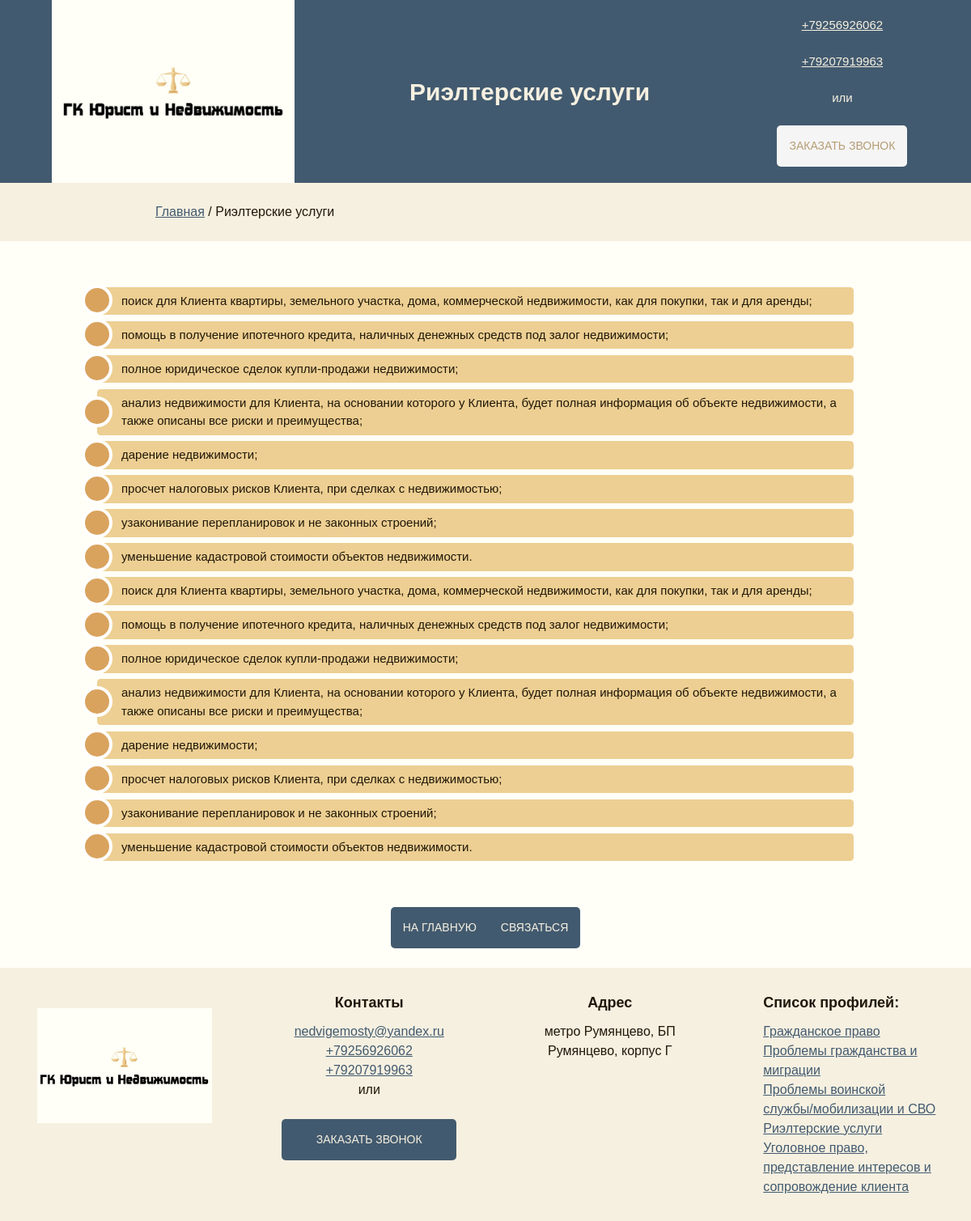
Page /estate.php on the committed database.
### tables this page shows
CREATE TABLE `content` (
  `id` int NOT NULL,
  `header_id` int DEFAULT NULL,
  `content` text
);

### estate.php (the view, shortened to what this page needs)
<!DOCTYPE html>
<html>
	<head>
		<link rel="stylesheet" href="css/style.css">
 	</head>
	<body>
		<?php $title = "Риэлтерские услуги";
		include "header.php";
		?>
		<div class="breadcrumbs_inner color3">
			<a class="dark" href="index.php">Главная</a> / Риэлтерские услуги
		</div>
		<div class="main_inner">
			<ol class="list">
				<?php
					include "php/bd.php";
					$id = 4;
					$query = "SELECT * FROM content WHERE header_id = $id";
					$rez = mysqli_query($db, $query);
					while ($mas = mysqli_fetch_array($rez))
					{
						echo "<li>{$mas['content']}</li>";
					}
				?>
			</ol>
			<br>
			<div class="center button_container flex_container">
				<div><button class="left_corners" onclick="location.href='index.php'">На главную</button></div>
				<div><button class="right_corners" onclick="location.href='contacts.html'">Связаться</button></div>
			</div>
		</div>
	</body>
</html>

### css/style.css (style rules this page uses)
* { margin: 0; padding: 0; -webkit-box-sizing: border-box; -moz-box-sizing: border-box; box-sizing: border-box; font-family: Trebuchet MS, sans-serif; line-height: 150%; }
html, body, table { height: 100%; width: 100%; }
html { background: #FFFFF7; color: #201708; }
.color3 { background: #F6F0E1; }
a:link, a:visited { color: #F6F0E1; }
a.dark:link, a.dark:visited { color: #425A6F; }
.center { text-align: center; }
.left { text-align: left; }
.bigger_text { font-size: 18px; font-weight: bold; }
.breadcrumbs_inner { padding: 2% 16% 2% 16%; }
.flex_container { display: flex; flex-wrap: wrap; }
.padding15 { padding: 15px; }
.all_corners { border-radius: 5px; }
.left_corners { border-top-left-radius: 5px; border-bottom-left-radius: 5px; }
.right_corners { border-top-right-radius: 5px; border-bottom-right-radius: 5px; }
button { text-transform: uppercase; outline: 0; padding: 15px; width: 100%; border: 0; font-size: 14px; cursor: pointer; background: #425A6F; color: #F6F0E1; }
.button_container { width: 100%; justify-content: center; }
img { height: 100%; width: 100%; object-fit: cover; }
.logo { width: 95%; margin: 20px 5px 20px 5px; }
.main_inner { padding: 2% 10% 2% 10%; min-height: 75%; width: 100%; }
.footer { width: 100%; justify-content: space-around; align-items: top; }
.footer_inner { display: grid; grid-template-rows: max-content; width: 23%; padding: 30px; }
.footer_inner_title { padding: 0 0 10px 0; }
.list { padding: 25px 25px 25px 0; }
ol { list-style-type: none; font-size: 15px; }
li { position: relative; display: block; padding: .4em .4em .4em 2em; margin: .5em 0; text-decoration: none; border-radius: .3em; transition: .3s ease-out; background: #edcf93; }
li:before { content: " "; position: absolute; left: -1.3em; top: 50%; margin-top: -1.3em; height: 2em; width: 2em; line-height: 2em; border: .3em solid white; border-radius: 2em; background: #d9a35e; }

### rows in the picture
content: content "поиск для Клиента квартиры, земельного участка, дома, коммерческой недвижимости, как для покупки, так и для аренды;"
content: content "помощь в получение ипотечного кредита, наличных денежных средств под залог недвижимости;"
content: content "полное юридическое сделок купли-продажи недвижимости;"
content: content "анализ недвижимости для Клиента, на основании которого у Клиента, будет полная информация об объекте недвижимости, а также описаны все риски и преимущества;"
content: content "дарение недвижимости;"
content: content "просчет налоговых рисков Клиента, при сделках с недвижимостью;"
content: content "узаконивание перепланировок и не законных строений;"
content: content "уменьшение кадастровой стоимости объектов недвижимости."
content: content "поиск для Клиента квартиры, земельного участка, дома, коммерческой недвижимости, как для покупки, так и для аренды;"
content: content "помощь в получение ипотечного кредита, наличных денежных средств под залог недвижимости;"
content: content "полное юридическое сделок купли-продажи недвижимости;"
content: content "анализ недвижимости для Клиента, на основании которого у Клиента, будет полная информация об объекте недвижимости, а также описаны все риски и преимущества;"
content: content "дарение недвижимости;"
content: content "просчет налоговых рисков Клиента, при сделках с недвижимостью;"
content: content "узаконивание перепланировок и не законных строений;"
content: content "уменьшение кадастровой стоимости объектов недвижимости."

### other values in the picture
$title "Риэлтерские услуги"
